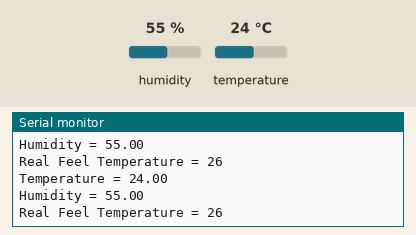
The sketch below on a simulated Arduino Uno, built with avr-gcc and run on an emulated ATmega328P. On the bench: the last lines printed to the serial monitor. The test bench sets the inputs (shaded band); at power-on: humidity 55 %, temperature 24 °C.

Above: at 2.8 s.
2.9 s: humidity set to 22 %
At 5.2 s:
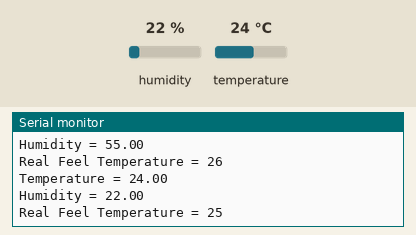
5.6 s: temperature set to 12 °C
At 6.5 s:
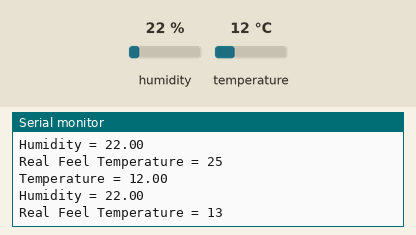
8.3 s: humidity set to 40 %
At 11.5 s:
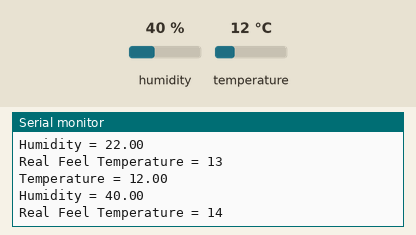
Timing chart, 0 to 13.0 s (numbered marks = the images above; inputs shaded):
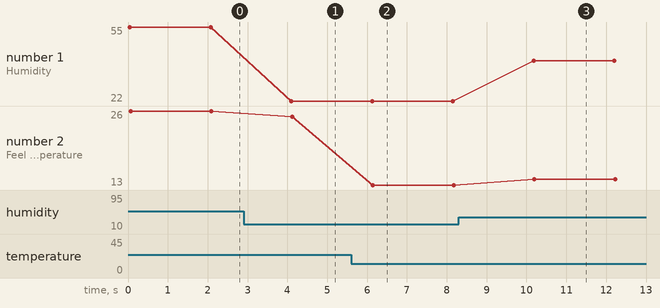

Measured:
- after the input at 2.9 s, the serial monitor: prints a new line after 1.2 s (image 1)
- after the input at 5.6 s, the serial monitor: prints a new line after 0.50 s (image 2)
- after the input at 8.3 s, the serial monitor: prints a new line after 1.9 s (image 3)
- plotted number 1: 55 → 22 after the input at 2.9 s, 22 → 40 after the input at 8.3 s
- plotted number 2: 26 → 25 after the input at 2.9 s, 25 → 13 after the input at 5.6 s, 13 → 14 after the input at 8.3 s

The sketch:

DHT_11_based_real_feel_thermometer.ino
```cpp
#include <dht.h>  // using the DHT Library

dht DHT;

#define DHT11_PIN 7  // value from DHT sensor goes to pin 7 of Arduino

int real_feel = 0;  // defining a variable for real feel temperature

void setup(){
  Serial.begin(9600);  // setting up the serial monitor
}

void loop()
{
  int chk = DHT.read11(DHT11_PIN);

  Serial.print("Temperature = ");
  Serial.println(DHT.temperature);
  Serial.print("Humidity = ");
  Serial.println(DHT.humidity);

  if (DHT.temperature > 30) {
    real_feel = DHT.temperature + (0.1*DHT.humidity);
  } else {
    real_feel = DHT.temperature + (0.05*DHT.humidity);
  }

  Serial.print("Real Feel Temperature = ");
  Serial.println(real_feel);

  Serial.print('\n');
  delay(2000);
}
```
